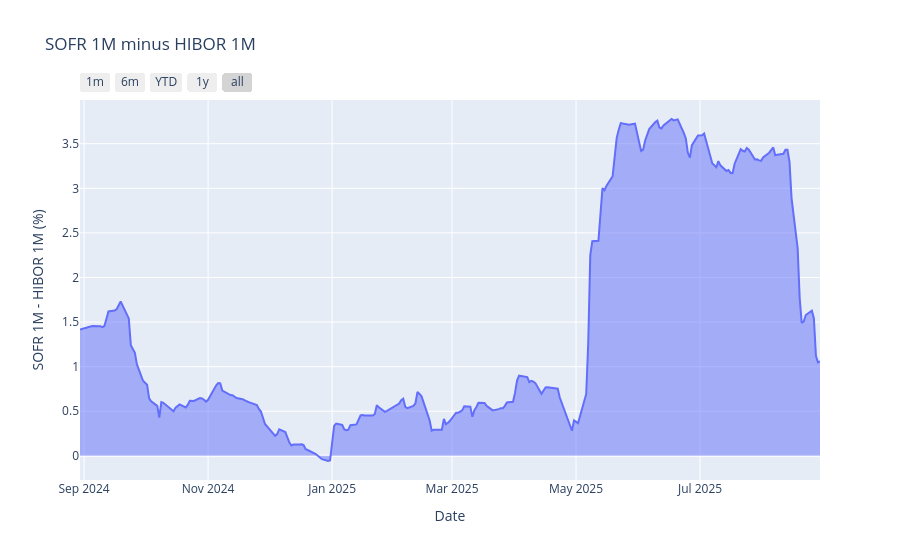

The notebook cell this image was saved under:
### Code cell
fig_diff = px.area(
    hibor_sofr_df,
    x='date',
    y='SOFR minus HIBOR',
    title='SOFR 1M minus HIBOR 1M',
    labels={'date': 'Date', 'SOFR minus HIBOR': 'SOFR 1M - HIBOR 1M (%)'}
)
fig_diff.update_xaxes(
    rangeslider_visible=False,
    rangeselector=dict(
        buttons=list([
            dict(count=1, label="1m", step="month", stepmode="backward"),
            dict(count=6, label="6m", step="month", stepmode="backward"),
            dict(count=1, label="YTD", step="year", stepmode="todate"),
            dict(count=1, label="1y", step="year", stepmode="backward"),
            dict(step="all")
        ])
    )
)
fig_diff.show()

### Figure 1 — Plotly figure (JSON) as saved in the notebook; plotly's stock layout.template omitted (floating-point values rounded to 4 significant figures; data arrays with more than 128 entries replaced by an {"elided": "..."} marker saying what was removed)
{"data": [{"fillpattern": {"shape": ""}, "hovertemplate": "Date=%{x}<br>SOFR 1M - HIBOR 1M (%)=%{y}<extra></extra>", "legendgroup": "", "line": {"color": "#636efa"}, "marker": {"symbol": "circle"}, "mode": "lines", "name": "", "orientation": "v", "showlegend": false, "stackgroup": "1", "type": "scatter", "x": {"elided": "235 str values"}, "xaxis": "x", "y": {"elided": "235 float values"}, "yaxis": "y"}], "layout": {"legend": {"tracegroupgap": 0}, "title": {"text": "SOFR 1M minus HIBOR 1M"}, "xaxis": {"anchor": "y", "domain": [0, 1], "rangeselector": {"buttons": [{"count": 1, "label": "1m", "step": "month", "stepmode": "backward"}, {"count": 6, "label": "6m", "step": "month", "stepmode": "backward"}, {"count": 1, "label": "YTD", "step": "year", "stepmode": "todate"}, {"count": 1, "label": "1y", "step": "year", "stepmode": "backward"}, {"step": "all"}]}, "rangeslider": {"visible": false}, "title": {"text": "Date"}}, "yaxis": {"anchor": "x", "domain": [0, 1], "title": {"text": "SOFR 1M - HIBOR 1M (%)"}}}}
